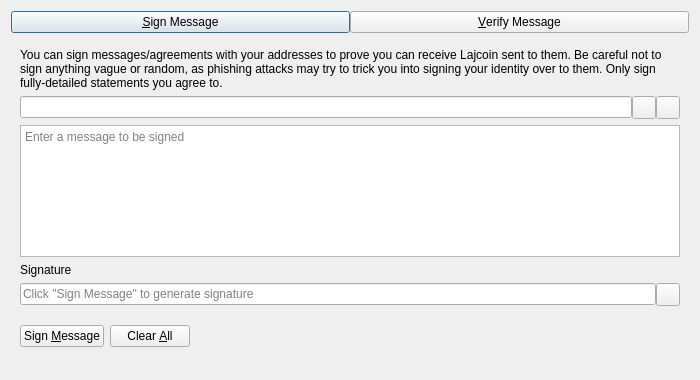
<?xml version="1.0" encoding="UTF-8"?>
<ui version="4.0">
 <class>SignVerifyMessageDialog</class>
 <widget class="QDialog" name="SignVerifyMessageDialog">
  <property name="geometry">
   <rect>
    <x>0</x>
    <y>0</y>
    <width>700</width>
    <height>380</height>
   </rect>
  </property>
  <property name="windowTitle">
   <string>Signatures - Sign / Verify a Message</string>
  </property>
  <property name="modal">
   <bool>true</bool>
  </property>
  <layout class="QVBoxLayout" name="verticalLayout">
   <item>
    <layout class="QHBoxLayout" name="horizontalLayout_Buttons_2">
     <property name="spacing">
      <number>0</number>
     </property>
     <property name="topMargin">
      <number>0</number>
     </property>
     <item>
      <widget class="QPushButton" name="btnSignMessage">
       <property name="text">
        <string>&amp;Sign Message</string>
       </property>
       <property name="checkable">
        <bool>true</bool>
       </property>
      </widget>
     </item>
     <item>
      <widget class="QPushButton" name="btnVerifyMessage">
       <property name="text">
        <string>&amp;Verify Message</string>
       </property>
       <property name="checkable">
        <bool>true</bool>
       </property>
      </widget>
     </item>
    </layout>
   </item>
   <item>
    <widget class="QStackedWidget" name="stackedWidgetSig">
     <property name="minimumSize">
      <size>
       <width>0</width>
       <height>0</height>
      </size>
     </property>
     <property name="currentIndex">
      <number>0</number>
     </property>
     <widget class="QWidget" name="pageSignMessage">
      <layout class="QVBoxLayout" name="verticalLayout_SM">
       <item>
        <widget class="QLabel" name="infoLabel_SM">
         <property name="text">
          <string>You can sign messages/agreements with your addresses to prove you can receive Lajcoin sent to them. Be careful not to sign anything vague or random, as phishing attacks may try to trick you into signing your identity over to them. Only sign fully-detailed statements you agree to.</string>
         </property>
         <property name="textFormat">
          <enum>Qt::PlainText</enum>
         </property>
         <property name="wordWrap">
          <bool>true</bool>
         </property>
        </widget>
       </item>
       <item>
        <layout class="QHBoxLayout" name="horizontalLayout_1_SM">
         <property name="spacing">
          <number>0</number>
         </property>
         <item>
          <widget class="QValidatedLineEdit" name="addressIn_SM">
           <property name="toolTip">
            <string>The Lajcoin address to sign the message with</string>
           </property>
          </widget>
         </item>
         <item>
          <widget class="QToolButton" name="addressBookButton_SM">
           <property name="toolTip">
            <string>Choose previously used address</string>
           </property>
           <property name="text">
            <string/>
           </property>
           <property name="shortcut">
            <string>Alt+A</string>
           </property>
          </widget>
         </item>
         <item>
          <widget class="QToolButton" name="pasteButton_SM">
           <property name="toolTip">
            <string>Paste address from clipboard</string>
           </property>
           <property name="text">
            <string/>
           </property>
           <property name="shortcut">
            <string>Alt+P</string>
           </property>
          </widget>
         </item>
        </layout>
       </item>
       <item>
        <widget class="QPlainTextEdit" name="messageIn_SM">
         <property name="toolTip">
          <string>Enter the message you want to sign here</string>
         </property>
         <property name="placeholderText">
          <string>Enter a message to be signed</string>
         </property>
        </widget>
       </item>
       <item>
        <widget class="QLabel" name="signatureLabel_SM">
         <property name="text">
          <string>Signature</string>
         </property>
         <property name="textFormat">
          <enum>Qt::PlainText</enum>
         </property>
        </widget>
       </item>
       <item>
        <layout class="QHBoxLayout" name="horizontalLayout_2_SM">
         <property name="spacing">
          <number>0</number>
         </property>
         <item>
          <widget class="QLineEdit" name="signatureOut_SM">
           <property name="placeholderText">
            <string>Click "Sign Message" to generate signature</string>
           </property>
           <property name="readOnly">
            <bool>true</bool>
           </property>
          </widget>
         </item>
         <item>
          <widget class="QToolButton" name="copySignatureButton_SM">
           <property name="toolTip">
            <string>Copy the current signature to the system clipboard</string>
           </property>
           <property name="text">
            <string/>
           </property>
          </widget>
         </item>
        </layout>
       </item>
       <item>
        <layout class="QHBoxLayout" name="horizontalLayout_3_SM">
         <item>
          <widget class="QPushButton" name="signMessageButton_SM">
           <property name="toolTip">
            <string>Sign the message to prove you own this Lajcoin address</string>
           </property>
           <property name="text">
            <string>Sign &amp;Message</string>
           </property>
           <property name="autoDefault">
            <bool>false</bool>
           </property>
          </widget>
         </item>
         <item>
          <widget class="QPushButton" name="clearButton_SM">
           <property name="toolTip">
            <string>Reset all sign message fields</string>
           </property>
           <property name="text">
            <string>Clear &amp;All</string>
           </property>
           <property name="autoDefault">
            <bool>false</bool>
           </property>
          </widget>
         </item>
         <item>
          <spacer name="horizontalSpacer_1_SM">
           <property name="orientation">
            <enum>Qt::Horizontal</enum>
           </property>
           <property name="sizeHint" stdset="0">
            <size>
             <width>40</width>
             <height>48</height>
            </size>
           </property>
          </spacer>
         </item>
         <item>
          <widget class="QLabel" name="statusLabel_SM">
           <property name="text">
            <string/>
           </property>
           <property name="wordWrap">
            <bool>true</bool>
           </property>
          </widget>
         </item>
         <item>
          <spacer name="horizontalSpacer_2_SM">
           <property name="orientation">
            <enum>Qt::Horizontal</enum>
           </property>
           <property name="sizeHint" stdset="0">
            <size>
             <width>40</width>
             <height>48</height>
            </size>
           </property>
          </spacer>
         </item>
        </layout>
       </item>
      </layout>
     </widget>
     <widget class="QWidget" name="pageVerifyMessage">
      <layout class="QVBoxLayout" name="verticalLayout_VM">
       <item>
        <widget class="QLabel" name="infoLabel_VM">
         <property name="text">
          <string>Enter the receiver's address, message (ensure you copy line breaks, spaces, tabs, etc. exactly) and signature below to verify the message. Be careful not to read more into the signature than what is in the signed message itself, to avoid being tricked by a man-in-the-middle attack. Note that this only proves the signing party receives with the address, it cannot prove sendership of any transaction!</string>
         </property>
         <property name="textFormat">
          <enum>Qt::PlainText</enum>
         </property>
         <property name="alignment">
          <set>Qt::AlignLeading|Qt::AlignLeft|Qt::AlignTop</set>
         </property>
         <property name="wordWrap">
          <bool>true</bool>
         </property>
        </widget>
       </item>
       <item>
        <layout class="QHBoxLayout" name="horizontalLayout_1_VM">
         <property name="spacing">
          <number>0</number>
         </property>
         <item>
          <widget class="QValidatedLineEdit" name="addressIn_VM">
           <property name="toolTip">
            <string>The Lajcoin address the message was signed with</string>
           </property>
          </widget>
         </item>
         <item>
          <widget class="QToolButton" name="addressBookButton_VM">
           <property name="toolTip">
            <string>Choose previously used address</string>
           </property>
           <property name="text">
            <string/>
           </property>
           <property name="shortcut">
            <string>Alt+A</string>
           </property>
          </widget>
         </item>
        </layout>
       </item>
       <item>
        <widget class="QPlainTextEdit" name="messageIn_VM">
          <property name="toolTip">
            <string>The signed message to verify</string>
          </property>
          <property name="placeholderText">
            <string>Enter a message to be verified</string>
          </property>
        </widget>
       </item>
       <item>
        <widget class="QValidatedLineEdit" name="signatureIn_VM">
          <property name="toolTip">
            <string>The signature given when the message was signed</string>
          </property>
          <property name="placeholderText">
            <string>Enter a signature for the message to be verified</string>
          </property>
        </widget>
       </item>
       <item>
        <layout class="QHBoxLayout" name="horizontalLayout_2_VM">
         <item>
          <widget class="QPushButton" name="verifyMessageButton_VM">
           <property name="toolTip">
            <string>Verify the message to ensure it was signed with the specified Lajcoin address</string>
           </property>
           <property name="text">
            <string>Verify &amp;Message</string>
           </property>
           <property name="autoDefault">
            <bool>false</bool>
           </property>
          </widget>
         </item>
         <item>
          <widget class="QPushButton" name="clearButton_VM">
           <property name="toolTip">
            <string>Reset all verify message fields</string>
           </property>
           <property name="text">
            <string>Clear &amp;All</string>
           </property>
           <property name="autoDefault">
            <bool>false</bool>
           </property>
          </widget>
         </item>
         <item>
          <spacer name="horizontalSpacer_1_VM">
           <property name="orientation">
            <enum>Qt::Horizontal</enum>
           </property>
           <property name="sizeHint" stdset="0">
            <size>
             <width>40</width>
             <height>48</height>
            </size>
           </property>
          </spacer>
         </item>
         <item>
          <widget class="QLabel" name="statusLabel_VM">
           <property name="text">
            <string/>
           </property>
           <property name="wordWrap">
            <bool>true</bool>
           </property>
          </widget>
         </item>
         <item>
          <spacer name="horizontalSpacer_2_VM">
           <property name="orientation">
            <enum>Qt::Horizontal</enum>
           </property>
           <property name="sizeHint" stdset="0">
            <size>
             <width>40</width>
             <height>48</height>
            </size>
           </property>
          </spacer>
         </item>
        </layout>
       </item>
      </layout>
     </widget>
    </widget>
   </item>
  </layout>
 </widget>
 <customwidgets>
  <customwidget>
   <class>QValidatedLineEdit</class>
   <extends>QLineEdit</extends>
   <header>qt/qvalidatedlineedit.h</header>
  </customwidget>
 </customwidgets>
 <resources>
  <include location="../dash.qrc"/>
 </resources>
 <connections/>
</ui>
